Frame 1 (no input): blank canvas, image omitted
Frame 60 (the mouse pressed at the canvas centre just before this capture): blank canvas, image omitted
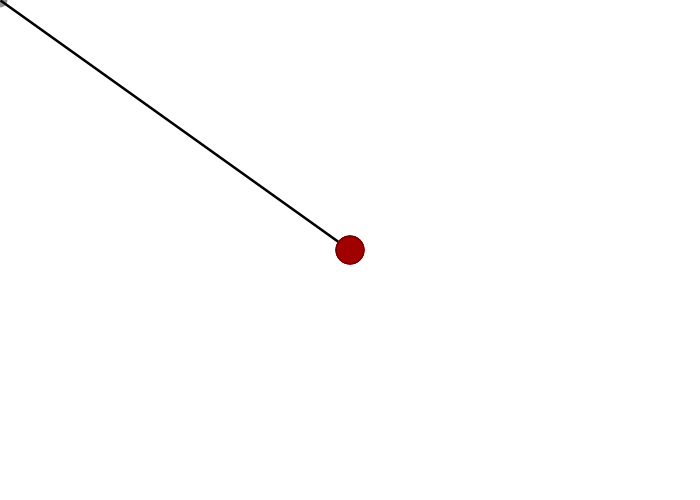
Frame 120 (the mouse held since frame 60 and released just before this capture)

The Processing sketch whose frames 1 and 60 were blank and that drew this single picture after the mouse press (run headless with seeded random() and noise(); from frame 60 on, the mouse is pressed at the canvas centre):

// Processing sketch: processing_107812
// ── processing_107812.pde

void setup(){
  size(700,500);
  background(255);
 smooth();
  frameRate(30);
}

void draw(){
 float r = random(6,30);
 if (mousePressed){
 stroke(0);
 strokeWeight(random(.5,5.5));
strokeCap(SQUARE); 
  line(mouseX,mouseY,pmouseX,pmouseY);  
  noStroke();
fill(255,0,0);
  ellipse(mouseX,mouseY,r,r);  
  fill(0,random(55,255));
   ellipse(pmouseX,pmouseY,r,r);
  
}

}



void keyPressed(){
   if(key=='s'){
      saveImage();
 }
   if(key=='z'){
  background(255);
}
   if(key=='b'){
filter(BLUR);
}
}
  
 void saveImage() {
  String fileName = timeStamp()+".tiff";
  PImage imageSave = get(0,0,width,height);
  imageSave.save(fileName);
}

String timeStamp() {
 String timestamp = year()+"_"+month()+"_"+day()+"_"+minute()+"_"+second()+"_"+millis();
 return timestamp;
} 
